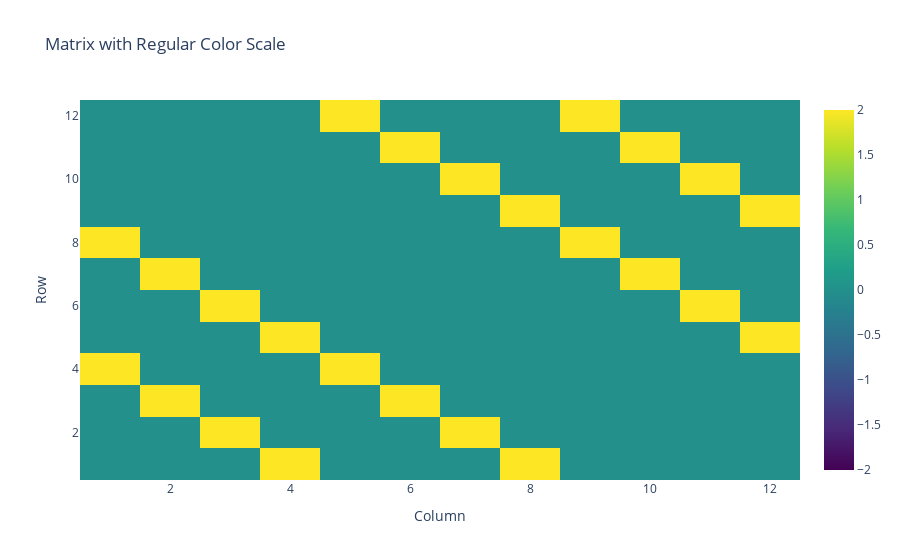

Here is the notebook cell this chart was saved with:
### Markdown cell above
## Function to generate matrix __G__ containing the dispersal of the local communities

### Code cell
import numpy as np

def get_mij(L, S, m):
    """
    Assemble metacommunity immigration matrix (off diagonal) 
    """
    m_ij = np.zeros((S * L, S * L))
    
    row_taxa = np.tile(np.arange(S), (L * S, 1))
    col_taxa = row_taxa.T
    
    x = np.repeat(np.arange(L), S)
    row_subcom = np.tile(x, (L * S, 1))
    col_subcom = row_subcom.T
    
    for i in range(S * L):
        for j in range(S * L):
            is_different_subcom = row_subcom[i, j] != col_subcom[i, j]
            is_same_taxa = row_taxa[i % S, j % S] == col_taxa[i % S, j % S]
            is_disperal = is_different_subcom and is_same_taxa
            
            if is_disperal:
                m_ij[i, j] = m / (L - 1)
    
    return m_ij

# Example usage
L=3
m=4
S=4
m_ij=get_mij(L,S,m)
plot_matrix(m_ij)

### Figure 1 — Plotly figure (JSON) as saved in the notebook; plotly's stock layout.template omitted (floating-point values rounded to 4 significant figures; data arrays with more than 128 entries replaced by an {"elided": "..."} marker saying what was removed)
{"data": [{"colorscale": [[0, "#440154"], [0.1111, "#482878"], [0.2222, "#3e4989"], [0.3333, "#31688e"], [0.4444, "#26828e"], [0.5556, "#1f9e89"], [0.6667, "#35b779"], [0.7778, "#6ece58"], [0.8889, "#b5de2b"], [1, "#fde725"]], "type": "heatmap", "x": [1, 2, 3, 4, 5, 6, 7, 8, 9, 10, 11, 12], "y": [12, 11, 10, 9, 8, 7, 6, 5, 4, 3, 2, 1], "z": {"elided": "12x12 int values"}, "zmid": 0}], "layout": {"autosize": true, "title": {"text": "Matrix with Regular Color Scale"}, "xaxis": {"autorange": true, "range": [0.5, 12.5], "title": {"text": "Column"}, "type": "linear"}, "yaxis": {"autorange": true, "range": [0.5, 12.5], "title": {"text": "Row"}, "type": "linear"}}}
